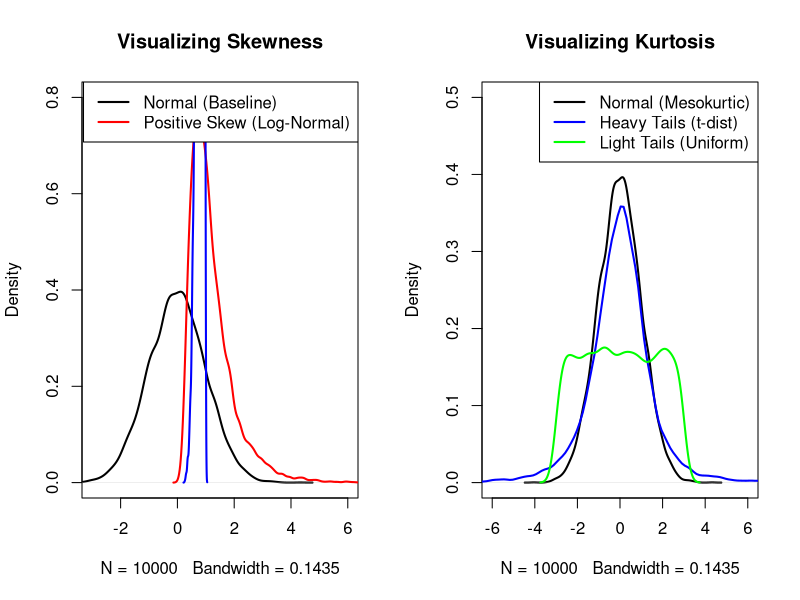

Here is the R script that generated this plot:
# Set random seed for reproducibility
set.seed(42)
n <- 10000

# 1. BASELINE (Normal)
norm_data <- rnorm(n, mean = 0, sd = 1)

# 2. SKEWNESS
right_skew_data <- rlnorm(n, meanlog = 0, sdlog = 0.6)  # Log-Normal
left_skew_data  <- rbeta(n, shape1 = 8, shape2 = 2)     # Beta (requires shifting/scaling to overlay perfectly, but shows the shape)

# 3. KURTOSIS
heavy_tail_data <- rt(n, df = 3)                        # Student's t (Leptokurtic)
light_tail_data <- runif(n, min = -3, max = 3)          # Uniform (Platykurtic)

# --- PLOTTING ---
par(mfrow=c(1,2)) # Set up a 1x2 plot area

# Plot 1: Skewness
plot(density(norm_data), main="Visualizing Skewness", lwd=2, ylim=c(0, 0.8), xlim=c(-3, 6))
lines(density(right_skew_data), col="red", lwd=2)
lines(density(left_skew_data), col = "blue", lwd=2)
legend("topright", legend=c("Normal (Baseline)", "Positive Skew (Log-Normal)"), 
       col=c("black", "red"), lwd=2)

# Plot 2: Kurtosis
plot(density(norm_data), main="Visualizing Kurtosis", lwd=2, ylim=c(0, 0.5), xlim=c(-6, 6))
lines(density(heavy_tail_data), col="blue", lwd=2)
lines(density(light_tail_data), col="green", lwd=2)
legend("topright", legend=c("Normal (Mesokurtic)", "Heavy Tails (t-dist)", "Light Tails (Uniform)"), 
       col=c("black", "blue", "green"), lwd=2)
